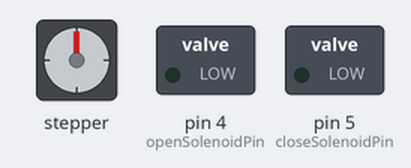
This sketch was run on a simulated Arduino Uno, built with avr-gcc and run on an emulated ATmega328P. Shown: stepper motor, switched loads named in the sketch (green lamp = pin HIGH). Stepper angles assume 200 steps per turn.

Above: at 0.05 s.
At 1.4 s:
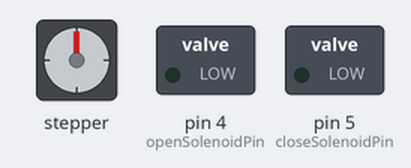
At 2.8 s:
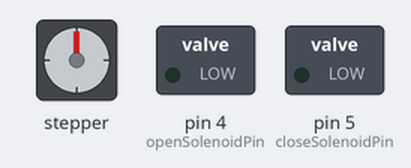
At 5.55 s:
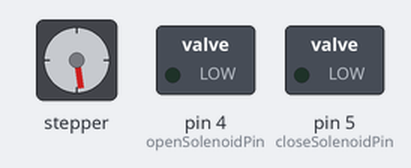
Timing chart, 0 to 7.4 s (numbered marks = the images above):
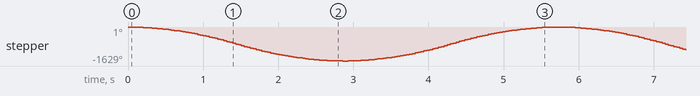

The sketch:

Solenoid_and_Steppermotor_code.ino
```cpp
#include <AccelStepper.h>

// Define the connections for solenoid valves
const int openSolenoidPin = 4;  // Digital pin for opening solenoid valve
const int closeSolenoidPin = 5; // Digital pin for closing solenoid valve

// Define the connections for the stepper motor
#define PUL_PIN 2  // Connect PUL+ to Arduino digital pin 2
#define DIR_PIN 3  // Connect DIR+ to Arduino digital pin 3
#define DIR_INVERT true  // Set to 'true' if the motor direction needs to be inverted

// Create an AccelStepper object
AccelStepper stepper(AccelStepper::DRIVER, PUL_PIN, DIR_PIN);

void setup() {
  // Set the solenoid valve pins as outputs
  pinMode(openSolenoidPin, OUTPUT);
  pinMode(closeSolenoidPin, OUTPUT);

  // Set the maximum speed and acceleration for the stepper motor
  stepper.setMaxSpeed(1000);  // Adjust this value as needed
  stepper.setAcceleration(500); // Adjust this value as needed

  // Set the direction inversion if needed
  stepper.setPinsInverted(DIR_INVERT, false, false);

  // Set the initial position (optional)
  stepper.setCurrentPosition(0);

  // You can also set the motor's enable pin (ENBL) if needed
  // pinMode(ENBL_PIN, OUTPUT);
  // digitalWrite(ENBL_PIN, LOW); // Enable the motor
}

void loop() {
  // Open the solenoid valve
  /*
  digitalWrite(openSolenoidPin, LOW);
  digitalWrite(closeSolenoidPin, HIGH);
  delay(3000);  // Open the valve for 3 seconds

  // Close the solenoid valve
  digitalWrite(openSolenoidPin, HIGH);
  digitalWrite(closeSolenoidPin, LOW);
  delay(3000);  // Close the valve for 3 seconds
    */
  // Move the motor a specified number of steps
  stepper.moveTo(905);  // Adjust the number of steps as needed

  // Run the motor until it reaches the target position
  while (stepper.isRunning()) {
    stepper.run();
  }

  // Reverse the direction and move back to the starting position
  stepper.moveTo(0);
  while (stepper.isRunning()) {
    stepper.run();
  }

  // You can repeat this loop or implement your desired logic here
}
void SerialCommunication() {

    if (Serial.available() > 0) {
    char command = Serial.read();

    if (command == 'Start Pump 1') {

        digitalWrite(openSolenoidPin, LOW);
        digitalWrite(closeSolenoidPin, HIGH);

    } else if (command == 'Start Pump 2') {
      digitalWrite(LED_BUILTIN, LOW);
    }
  }
}
```

Measured:
- by itself, stepper: turns 1629° counter-clockwise in 2.8 s, then 1629° clockwise in 2.8 s, repeating every 5.7 s
